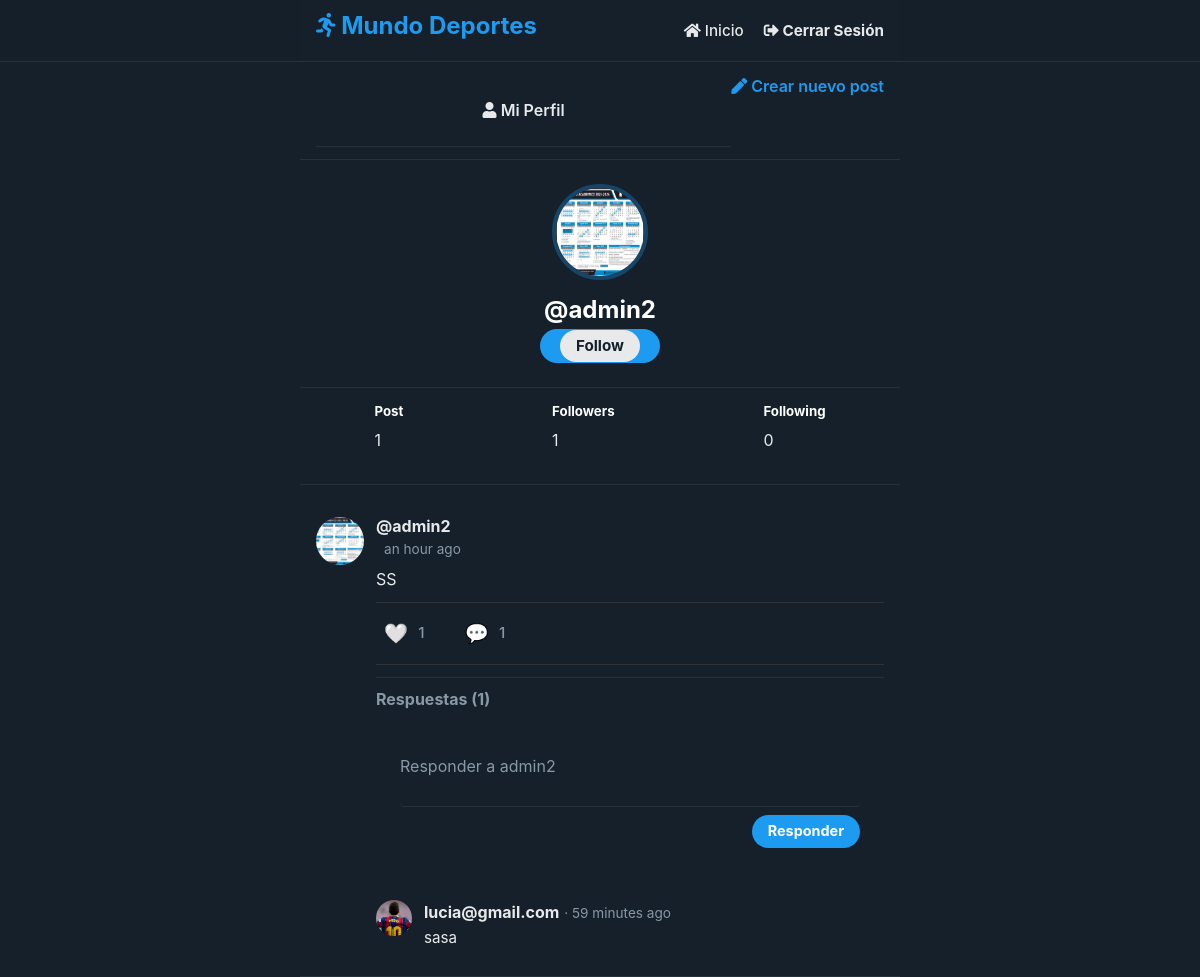
The page /profile/admin2/ (signed in) on the database its author committed.
### social/models.py (models this page shows, shortened)
class Profile(models.Model):
	user = models.OneToOneField(User, on_delete=models.CASCADE)
	image = models.ImageField(default='messi.jpg')
	def following(self):
		user_ids = Relationship.objects.filter(from_user=self.user)\
								.values_list('to_user_id', flat=True)
		return User.objects.filter(id__in=user_ids)
	def followers(self):
		user_ids = Relationship.objects.filter(to_user=self.user)\
								.values_list('from_user_id', flat=True)
		return User.objects.filter(id__in=user_ids)

class Post(models.Model):
	user = models.ForeignKey(User, on_delete=models.CASCADE, related_name='posts')
	timestamp = models.DateTimeField(default=timezone.now)
	content = models.TextField()
	class Meta:
		ordering = ['-timestamp']

class Comment(models.Model):
    post = models.ForeignKey(Post, on_delete=models.CASCADE, related_name='comments')
    user = models.ForeignKey(User, on_delete=models.CASCADE, related_name='comments')
    text = models.TextField(max_length=500)
    created_at = models.DateTimeField(auto_now_add=True)
    class Meta:
        ordering = ['-created_at']

### social/views.py (the view)
# urls.py: path('profile/', views.profile, name='profile'),
def profile(request, username=None):
	current_user = request.user
	if username and username != current_user.username:
		user = User.objects.get(username=username)
		posts = user.posts.all()
	else:
		posts = current_user.posts.all()
		user = current_user
	return render(request, 'social/profile.html', {'user':user, 'posts':posts})

### social/templates/social/profile.html (shortened to what this page needs)
{% extends 'social/feed.html' %}
{% block content %}
<div class="profile">
	<img src="{{ user.profile.image.url }}">
	<h2>@{{ user.username }}</h2>
	{% if request.user.is_authenticated %}
		{% if user.username != request.user.username %}
			{% if user not in request.user.profile.following %}
			<button><a class="follow-button" href="{% url 'follow' user %}">Follow</a></button>
			{% else %}
			<button><a class="follow-button" href="{% url 'unfollow' user %}">Unfollow</a></button>
			{% endif %}
		{% endif %}
	{% endif %}
</div>
<div class="follow">
	<div>
		<h5>Post</h5>
		<p>{{ user.posts.count }}</p>
	</div>
	<div>
		<h5>Followers</h5>
		<p>{{ user.profile.followers.count }}</p>
	</div>
	<div>
		<h5>Following</h5>
		<p>{{ user.profile.following.count }}</p>
	</div>
</div>
{{ block.super }}
{% endblock %}

### social/templates/social/feed.html (shortened to what this page needs)
{% extends 'social/layout.html' %}
{% load humanize %}
{% block content %}
{% for post in posts %}
<article>
    <div class="container-article">
        <img src="{{ post.user.profile.image.url }}">
        <div>
            <h2 class="username"><a href="{% url 'profile' post.user.username %}">@{{ post.user.username }}</a></h2>
            <time data-time="#">{{ post.timestamp|naturaltime }}</time>
            <div class="post">{{ post.content }}</div>
            <div class="post-actions">
                <div class="like-action">
                    {% if request.user in post.likes.all %}
                        <a href="{% url 'like_post' post.id %}" class="like-button liked">
                            <span class="like-icon">❤️</span>
                            <span class="like-count">{{ post.likes.count }}</span>
                        </a>
                    {% else %}
                        <a href="{% url 'like_post' post.id %}" class="like-button">
                            <span class="like-icon">🤍</span>
                            <span class="like-count">{{ post.likes.count }}</span>
                        </a>
                    {% endif %}
                </div>
                <div class="comment-action">
                    <a href="#comments-{{ post.id }}" class="comment-button">
                        <span class="comment-icon">💬</span>
                        <span class="comment-count">{{ post.comments.count }}</span>
                    </a>
                </div>
            </div>
            <div class="comments-section" id="comments-{{ post.id }}">
                <h4>Respuestas ({{ post.comments.count }})</h4>
                <form method="POST" action="{% url 'add_comment' post.id %}" class="comment-form">
                    <textarea name="text" placeholder="Responder a {{ post.user.username }}"></textarea>
                    <div class="comment-form-footer">
                        <button type="submit" class="comment-btn">Responder</button>
                    </div>
                </form>
                <div class="comments-list">
                    {% for comment in post.comments.all %}
                    <div class="comment">
                        <div class="comment-avatar">
                            <img src="{{ comment.user.profile.image.url }}" alt="{{ comment.user.username }}">
                        </div>
                        <div class="comment-body">
                            <div class="comment-header">
                                <a href="{% url 'profile' comment.user.username %}" class="comment-user">{{ comment.user.username }}</a>
                                <span class="comment-time">· {{ comment.created_at|naturaltime }}</span>
                            </div>
                            <div class="comment-content">{{ comment.text }}</div>
                        </div>
                    </div>
                    {% empty %}
                    <div class="no-comments">Aún no hay respuestas</div>
                    {% endfor %}
                </div>
            </div>
        </div>
    </div>
</article>
{% endfor %}
{% endblock %}

### social/static/style.css (style rules this page uses)
*, *::before, *::after { box-sizing: border-box; }
html { font-size: 16px; scroll-behavior: smooth; }
body { margin: 0; padding: 0; font-family: 'Inter', -apple-system, BlinkMacSystemFont, 'Segoe UI', Roboto, sans-serif; background-color: #15202b; color: #e7e9ea; line-height: 1.5; }
h1, h2, h3, h4, h5, h6 { margin: 0 0 0.5rem 0; font-weight: 700; line-height: 1.2; color: #ffffff; }
p { margin: 0 0 1rem 0; font-size: 1rem; }
a { text-decoration: none; color: #1d9bf0; transition: color 0.2s ease; }
img { max-width: 100%; height: auto; display: block; }
article { border-bottom: 1px solid rgba(56, 68, 77, 0.5); padding: 1rem; transition: background-color 0.2s ease; }
.container-article { display: flex; gap: 0.75rem; }
.container-article > img { width: 48px; height: 48px; border-radius: 50%; object-fit: cover; }
.container-article > div { flex: 1; min-width: 0; }
.username { margin: 0; font-size: 1rem; font-weight: 700; display: flex; align-items: baseline; }
.username a { color: #e7e9ea; transition: color 0.2s; }
time { font-size: 0.85rem; color: #8899a6; margin-left: 0.5rem; }
.post { margin: 0.5rem 0 0.75rem; overflow-wrap: break-word; color: #e7e9ea; font-size: 1rem; line-height: 1.4; }
button, .button { background-color: #1d9bf0; color: white; font-weight: 700; font-size: 0.95rem; border: none; border-radius: 9999px; padding: 0.5rem 1.25rem; cursor: pointer; transition: background-color 0.2s ease; }
.comments-section { margin-top: 0.75rem; border-top: 1px solid rgba(56, 68, 77, 0.5); padding-top: 0.75rem; }
.comments-section h4 { font-size: 1rem; margin-bottom: 0.75rem; color: #8899a6; }
.comment-form { display: flex; flex-direction: column; margin-bottom: 1rem; }
.comment-form textarea { background-color: transparent; border: none; border-bottom: 1px solid rgba(56, 68, 77, 0.5); color: #e7e9ea; padding: 0.75rem 0; resize: none; min-height: 2.5rem; font-size: 1rem; margin-bottom: 0.5rem; }
.comment-form textarea::placeholder { color: #8899a6; }
.comment-form-footer { display: flex; justify-content: flex-end; }
.comment-btn { padding: 0.5rem 1rem; font-size: 0.9rem; }
.comments-list { display: flex; flex-direction: column; }
.comment { padding: 0.75rem 0; display: flex; gap: 0.75rem; border-bottom: 1px solid rgba(56, 68, 77, 0.5); }
.comment:last-child { border-bottom: none; }
.comment-avatar { width: 36px; height: 36px; border-radius: 50%; overflow: hidden; flex-shrink: 0; }
.comment-avatar img { width: 100%; height: 100%; object-fit: cover; }
.comment-body { flex: 1; min-width: 0; }
.comment-header { display: flex; align-items: baseline; margin-bottom: 0.2rem; }
.comment-user { font-weight: 700; color: #e7e9ea; margin-right: 0.3rem; }
.comment-time { color: #8899a6; font-size: 0.85rem; }
.comment-content { color: #e7e9ea; font-size: 0.95rem; line-height: 1.4; overflow-wrap: break-word; }
.profile { padding: 1.5rem 1rem; border-bottom: 1px solid rgba(56, 68, 77, 0.5); text-align: center; }
.profile img { width: 96px; height: 96px; border-radius: 50%; margin: 0 auto 1rem; border: 4px solid rgba(29, 155, 240, 0.3); }
.profile h2 { font-size: 1.5rem; color: #ffffff; margin-bottom: 0.3rem; }
form { padding: 1.5rem; }
input, textarea { width: 100%; padding: 0.75rem; margin-bottom: 1rem; background-color: rgba(255, 255, 255, 0.1); border: 1px solid rgba(56, 68, 77, 0.5); border-radius: 4px; color: #e7e9ea; transition: border-color 0.2s; }
.follow { display: flex; justify-content: space-around; padding: 1rem 0; border-bottom: 1px solid rgba(56, 68, 77, 0.5); margin-bottom: 1rem; }
.follow-button { background-color: #e7e9ea; color: #15202b; font-weight: 700; border: none; border-radius: 9999px; padding: 0.4rem 1rem; cursor: pointer; transition: background-color 0.2s; }
.post-actions { display: flex; margin: 0.5rem 0; padding: 0.5rem 0; border-top: 1px solid #2f3336; border-bottom: 1px solid #2f3336; }
.like-action, .comment-action { display: flex; align-items: center; margin-right: 1.5rem; }
.like-button, .comment-button { display: flex; align-items: center; gap: 0.4rem; color: #8899a6; font-size: 0.95rem; padding: 0.5rem; border-radius: 9999px; transition: all 0.2s; }
.like-icon, .comment-icon { font-size: 1.2rem; }
.like-count, .comment-count { font-weight: 500; margin-left: 4px; }

### rows shown on the page
Post: user.profile.image (picture), user.username "admin2", timestamp "an hour ago", content "SS", likes.count "1", comments.count "1", text "Responder a admin2"
Comment: user.profile.image (picture), user.username "lucia@gmail.com", created_at "59 minutes ago", text "sasa"

### other values the page prints
{{ user.username }} "admin2"
{{ user.posts.count }} "1"
{{ user.profile.followers.count }} "1"
{{ user.profile.following.count }} "0"
